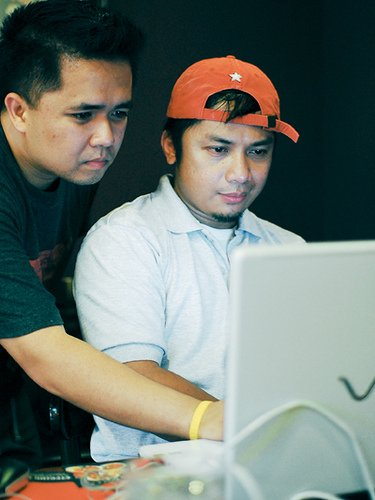
#> input picture Social_Distancing_Detection/images/1033352027_b42645b4f6_1394_51035780361@N01.jpg, 375 x 500 px, given in place of the camera
$ python cam.py
#> lines starting #> are read from the running program, lines starting #| are printed output that depends on the picture; after the words box and inside, x2 and y2 are one past the last pixel; in counts of white or black regions, pixels touching at a corner belong together; long printed decimals are rounded
#> further down, frame is the input picture: shape (500, 375, 3); mean B, G, R 113.1, 120.4, 111.7
### Social_Distancing_Detection/image_handling/distance_detection.py
from .facedetector import FaceDetector
from .distance_calculations import get_distance
import imutils
import cv2

# the following class will be able to detect whether faces are social distancing given an input file #

class DistanceDetector:

    image_file = None
    image = None
    gray = None
    distance_tolerance = None
    adj_width = None
    height = None
    all_faces = None
    face_distances = None
    all_breaches = None
    num_faces = 0
    CONST_DISTANCE_TOLERANCE = 1.5 #the minimum distance that people can be relative to each other without breaching regulation in METERS
    image_count = 0


    def __init__(self, image_file = None, image = [], distance_tolerance = CONST_DISTANCE_TOLERANCE, adj_width = 1000, height = 500):
#> called with distance_tolerance = 1.5, adj_width = 1000, height = 500
        self.image_file = image_file
        self.distance_tolerance = distance_tolerance
        self.adj_width = adj_width
        self.height = height
        if len(image) > 0:
            self.image = imutils.resize(image, width=self.adj_width, height=self.height)
        else:
            self.image = imutils.resize(cv2.imread(image_file), width=self.adj_width, height=self.height)

        self.gray = cv2.cvtColor(self.image, cv2.COLOR_BGR2GRAY)
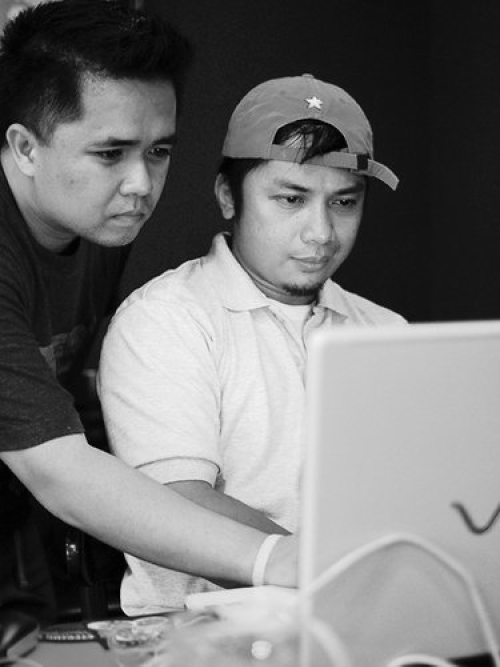
#> self.gray: shape (1333, 1000) (shown at 1/2 size); min 0, max 251, mean 116.9

    def detectFaces(self):
        fd = FaceDetector()
        face_rects = fd.detect(self.gray, scaleFactor=1.1,
                              minNeighbors=8, minSize=(30, 30))
#> in detect, `rects = self.faceCascade.detectMultiScale( image, scaleFactor=scaleFac..`: rects = [[507, 309, 251, 251], [123, 202, 290, 290]]
#> face_rects = [[507, 309, 251, 251], [123, 202, 290, 290]]

        self.all_faces = []
        for (x, y, w, h) in face_rects:
            start_cord = (x, y)
            end_cord = (x + w, y + h)
            cv2.rectangle(self.image, start_cord, end_cord, (0, 255, 0), 2)
            self.num_faces = len(face_rects)
            cv2.putText(self.image, "{} faces in this image".format(self.num_faces),
                        (50, 50), cv2.FONT_HERSHEY_SIMPLEX, 1.5, (0, 255, 0), 2)
            self.all_faces.append({"startCord": start_cord, "endCord": end_cord})
#> this loop made 2 passes
#> (x, y, w, h, end_cord, self.num_faces) on passes 1 to 2: (507, 309, 251, 251, (758, 560), 2), (123, 202, 290, 290, (413, 492), 2)
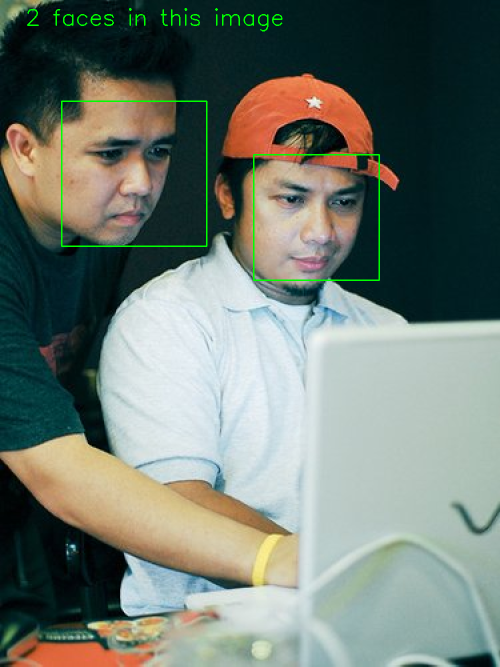
#> self.image: shape (1333, 1000, 3) (shown at 1/2 size); mean B, G, R 112.6, 121.7, 111.2
#> after the loop, self.all_faces = 2 items

    def detectDistances(self):
        self.detectFaces()
        self.face_distances = []
        faces_done = []
        # [29 lines of commented-out code are left out]
        for face in self.all_faces:
            for compFace in self.all_faces:
                if face != compFace and not ([compFace, face] in faces_done or [face, compFace] in faces_done):
                    distance = get_distance(face["startCord"][0], face["startCord"][1], face["endCord"][0], face["endCord"][1], compFace["startCord"][0], compFace["startCord"][1], compFace["endCord"][0], compFace["endCord"][1], self.adj_width)
                    self.face_distances.append({"faces": [face, compFace], "dist": distance})
                    faces_done.append([face, compFace])
#> this loop made 2 passes
#> face on pass 1: {'startCord': (507, 309), 'endCord': (758, 560)}
#> after the loop, faces_done = 1 item; self.face_distances = 1 item

    def getCloseFaces(self):
        self.detectDistances()
        # going through data structure to find exact people in breach and the location of their faces (to draw red rectangle around them)
        self.all_breaches = []
        for face_combo in self.face_distances:
            print(face_combo["dist"])
            if face_combo["dist"] < self.distance_tolerance:
                self.all_breaches.append(face_combo)
                cv2.putText(self.image, "Faces in this image not following social distancing",
                            (50, self.height - 50), cv2.FONT_HERSHEY_SIMPLEX, 1, (0, 255, 0), 2)
                print("SOCIAL DISTANCING IN BREACH")
                print("Face 1: {faceStart} to {faceEnd}".format(faceStart = face_combo["faces"][0]["startCord"], faceEnd = face_combo["faces"][0]["endCord"]))
                print("Face 2: {faceStart} to {faceEnd}".format(faceStart = face_combo["faces"][1]["startCord"], faceEnd = face_combo["faces"][1]["endCord"]))
                print("Distance: {distance}".format(distance = face_combo["dist"]))
                print("\n")
#> this loop made 1 pass
#| 0.2715
#| SOCIAL DISTANCING IN BREACH
#| Face 1: (507, 309) to (758, 560)
#| Face 2: (123, 202) to (413, 492)
#| Distance: 0.2715
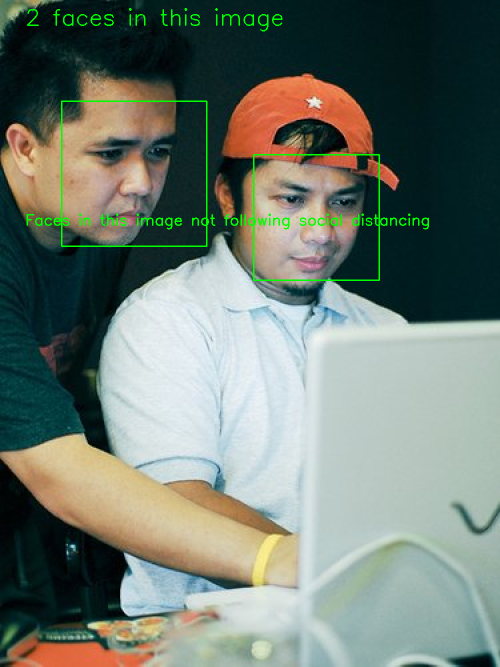
#> self.image: shape (1333, 1000, 3) (shown at 1/2 size); 0.38% of pixels changed, all inside (x1, y1, x2, y2) = (53, 427, 858, 459)
#> after the loop, self.all_breaches = 1 item

    def showImage(self):
        cv2.imshow("Faces", self.image)
        cv2.waitKey(0)

    #overwrites the image file with the same image but with green rectangle(s) around faces OR creates new image in specified location
    # [6 lines left out: function writeImage, not called in this run]

### Social_Distancing_Detection/image_handling/facedetector.py
import cv2
import os

class FaceDetector:

    faceCascade = None

    def __init__(self, faceCascadePath = "/cascades/haarcascade_frontalface_default.xml"):
        dir_path = os.path.dirname(os.path.realpath(__file__))
        finalPath = dir_path + faceCascadePath
        self.faceCascade = cv2.CascadeClassifier(finalPath)

    def detect(self, image, scaleFactor=1.1, minNeighbors=8, minSize=(30, 30)):
        rects = self.faceCascade.detectMultiScale(
            image, scaleFactor=scaleFactor, minNeighbors=minNeighbors, minSize=minSize, flags=cv2.CASCADE_SCALE_IMAGE)
        return rects

### Social_Distancing_Detection/image_handling/distance_calculations/distance_calculation.py
from math import cos
from math import sqrt
from math import pi
from .image_analysis import get_cam_to_object_distance
from .image_analysis import get_angle

CONST_CAM_ANGLE = pi/2 #Our camera is supposedly 90 degrees or pi/2, but I'm not sure about this.
#CONST_CAM_ANGLE: angle of the horizontal field of view of the camera in RADIANS
CONST_AVG_FACE_BREADTH = 0.20 #Average is roughly 15cm or 0.15m (https://en.wikipedia.org/wiki/Human_head#Average_head_sizes), but the rectangles around detected faces are usually too big, so I will increase it a bit to account for this
#CONST_AVG_FACE_BREADTH: the average face width/breadth of adult humans in METERS

#Point class is not really necessary
class Point():
    x = 0
    y = 0

    def __init__(self, x, y):
        self.x = x
        self.y = y

    def print_point(self):
        print(str(self.x) + ", " + str(self.y))


#get_distance returns the HORIZONTAL distance between the center of two faces (rectangles) in an image using ratios and the law of cosines.

#parameters
#(x1,y1): top left corner of face 1's "rectangle", (x2,y2): bottom right corner of face 1
#(x3,y3): is top left corner of face 2, (x4,y4): bottom right corner of face 2
#imagePixelWidth: width of the image in pixels

def get_distance(x1, y1, x2, y2, x3, y3, x4, y4, imagePixelWidth):
    face1Center = Point((x1+x2)/2, (y1+y2)/2)
    # print("f1:")
    # face1Center.print_point()
    face2Center = Point((x3+x4)/2, (y3+y4)/2)
    # print("f2:")
    # face2Center.print_point()
    face1Dist = get_cam_to_object_distance(CONST_AVG_FACE_BREADTH, get_angle(x1, x2, imagePixelWidth, CONST_CAM_ANGLE))
    face2Dist = get_cam_to_object_distance(CONST_AVG_FACE_BREADTH, get_angle(x3, x4, imagePixelWidth, CONST_CAM_ANGLE))
    theta = get_angle(face1Center.x, face2Center.x, imagePixelWidth, CONST_CAM_ANGLE)
    # print("theta: " + str(theta))

    #rest is trig (law of cosines)
    distanceSquared = face1Dist*face1Dist + face2Dist*face2Dist - 2*face1Dist*face2Dist*cos(theta)
    # print("cos(theta): " + str(cost(theta)))
    # print("distance squared: " + str(distanceSquared))
    return sqrt(distanceSquared)

# [3 lines that do not run on import are left out]

### Social_Distancing_Detection/image_handling/distance_calculations/image_analysis.py
from math import tan

#These functions are for the use of the 'distance_calculation.py' file ONLY

#get_cam_to_object_distance returns approx distance from camera to object in image

#parameters
#known_size: the approximate size (width) of the object in question
#angle: the HORIZONTAL camera angle between the left and right edge of the object

def get_cam_to_object_distance(known_size, angle):
    return known_size / (2*tan(angle/2))

#get_angle returns approx HORIZONTAL camera angle between two points/pixels in an image

#parameters
#x1: the x coord of the first point/pixel
#x2: the x coord of the second point/pixel
#imagePixelWidth: the width of the image in pixels
#camAngle: the angle of the field of view of the camera in RADIANS

def get_angle(x1, x2, imagePixelWidth, camAngle):
    return (abs(x1-x2)/imagePixelWidth) * camAngle

### Social_Distancing_Detection/cam.py
from image_handling import *
import imutils
import cv2

# webcam
camera = cv2.VideoCapture(0)

## ENABLE THIS AND DISABLE ABOVE WEBCAM CODE IF YOU ARE USING VIDEO FILE ##
# camera = cv2.VideoCapture("path_to_video.mp4")

# a video is just a collection of frames. to do active face detection in a video, call face detector on every frame
# not sure how this will transfer to Arduino, for now I'm using my Mac's webcam
# this code will also work with a video file

while True:
    (grabbed, frame) = camera.read()

    ## ENABLE THIS IF YOU ARE USING A VIDEO FILE ##
    # if not grabbed:
    #     break

    detector = DistanceDetector(image=frame)
    allBreaches = detector.getCloseFaces()
    print(allBreaches)
#| None
    cv2.imshow("Webcam!", detector.image)

    if cv2.waitKey(1) & 0xFF == ord("q"):
#> (key q is pressed here)
        break

camera.release()
cv2.destroyAllWindows()

$ run again, on Social_Distancing_Detection/images/1043472312_7864533c8d_1208_7254887@N02.jpg
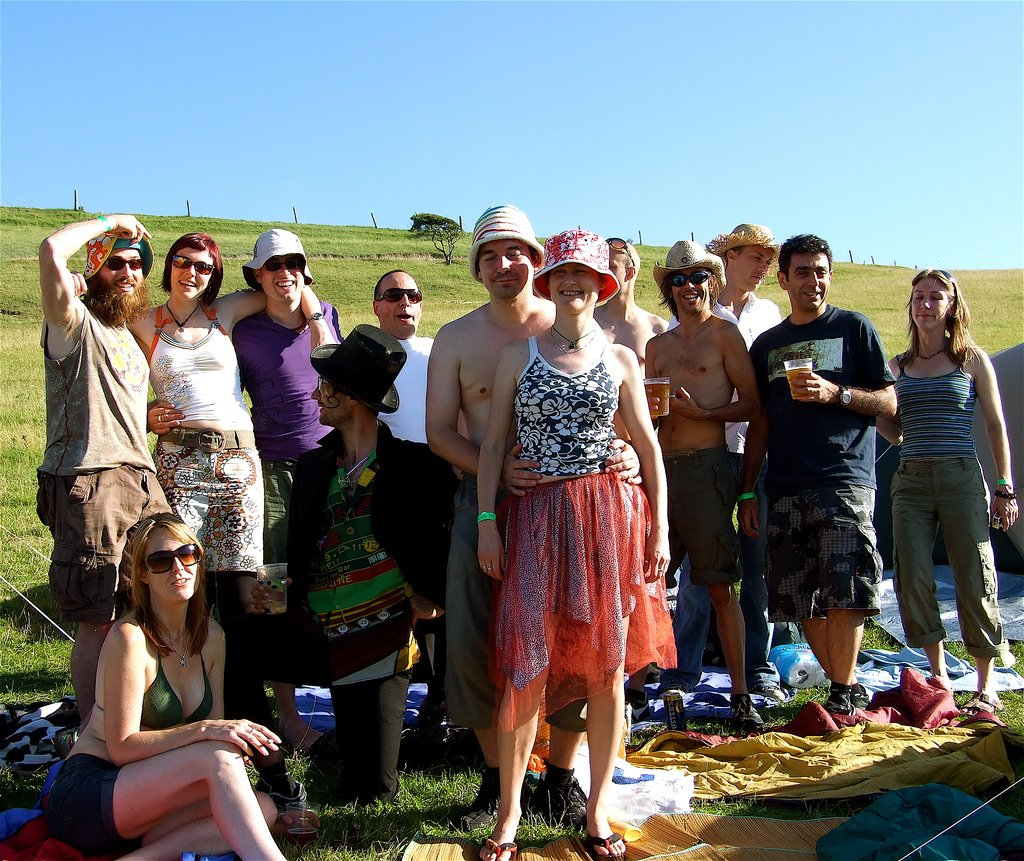
#> input picture Social_Distancing_Detection/images/1043472312_7864533c8d_1208_7254887@N02.jpg, 1024 x 861 px, given in place of the camera
#> frame is the input picture: shape (861, 1024, 3); mean B, G, R 119.2, 118.4, 113.7
#> rects = [[97, 239, 52, 52], [161, 240, 54, 54], [765, 245, 54, 54], [366, 267, 58, 58], [154, 393, 114, 114]]
#> face_rects has the same summary as rects in detect
#> the loop in detectFaces, `for (x, y, w, h) in face_rects:` made 5 passes
#> (x, y, w, h, end_cord) on passes 1 to 5: (97, 239, 52, 52, (149, 291)), (161, 240, 54, 54, (215, 294)), (765, 245, 54, 54, (819, 299)), (366, 267, 58, 58, (424, 325)), (154, 393, 114, 114, (268, 507))
#> after the loop in detectFaces, `for (x, y, w, h) in face_rects:`:
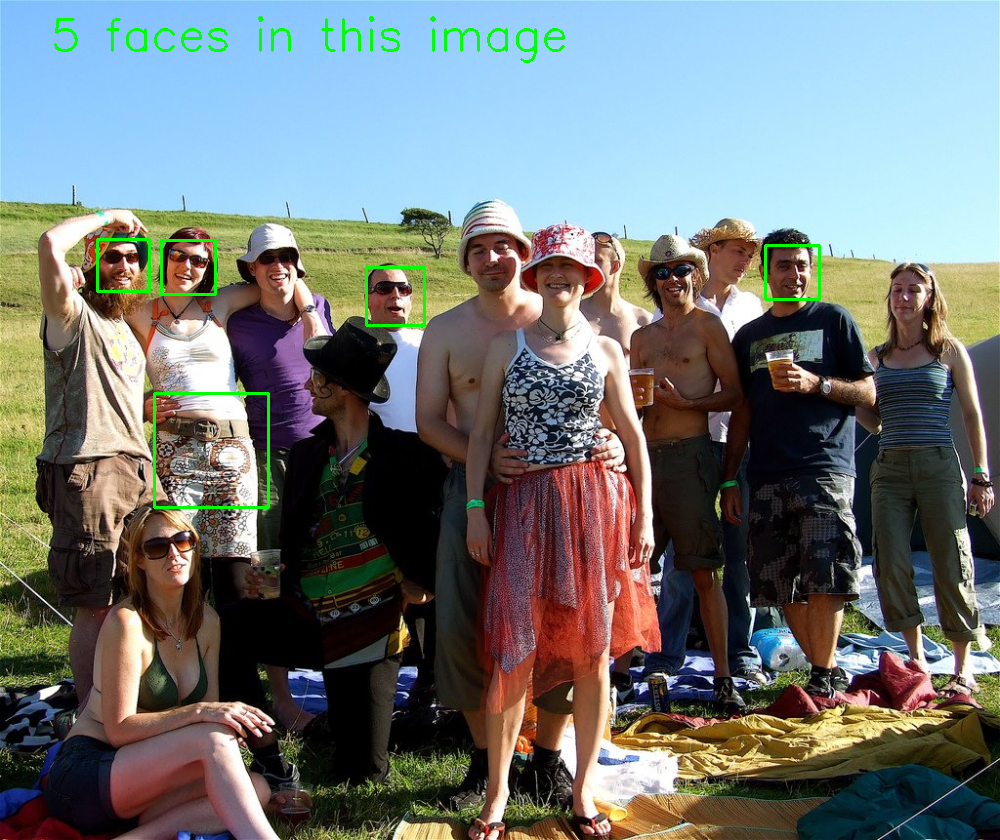
#> self.image: shape (840, 1000, 3); mean B, G, R 117.9, 119.3, 112.6
#> after the loop in detectFaces, `for (x, y, w, h) in face_rects:`: self.all_faces = 5 items
#> the loop in detectDistances, `for face in self.all_faces:` made 5 passes
#> face on passes 1 to 4: {'startCord': (97, 239), 'endCord': (149, 291)}, {'startCord': (161, 240), 'endCord': (215, 294)}, {'startCord': (765, 245), 'endCord': (819, 299)}, {'startCord': (366, 267), 'endCord': (424, 325)}
#> after the loop in detectDistances, `for face in self.all_faces:`: faces_done = 10 items
#> the loop in getCloseFaces, `for face_combo in self.face_distances:` made 10 passes
#> (printed output is left out)
#> after the loop in getCloseFaces, `for face_combo in self.face_distances:`:
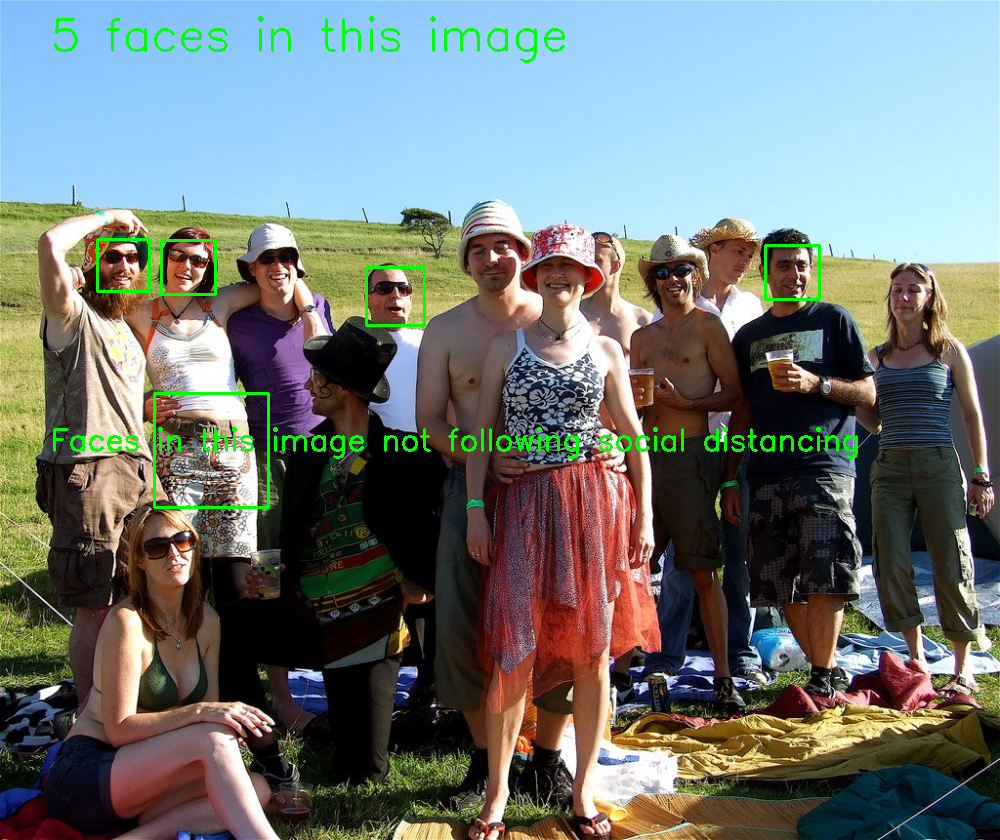
#> self.image: shape (840, 1000, 3); 0.61% of pixels changed, all inside (x1, y1, x2, y2) = (53, 427, 858, 459)
#> after the loop in getCloseFaces, `for face_combo in self.face_distances:`: self.all_breaches = 7 items
#| None
